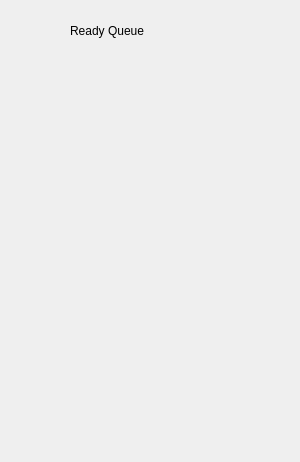
<?xml version="1.0" encoding="UTF-8"?>
<ui version="4.0">
 <class>ReadyQue</class>
 <widget class="QWidget" name="ReadyQue">
  <property name="geometry">
   <rect>
    <x>0</x>
    <y>0</y>
    <width>300</width>
    <height>462</height>
   </rect>
  </property>
  <property name="minimumSize">
   <size>
    <width>280</width>
    <height>421</height>
   </size>
  </property>
  <property name="windowTitle">
   <string/>
  </property>
  <property name="styleSheet">
   <string notr="true"/>
  </property>
  <widget class="QWidget" name="verticalLayoutWidget">
   <property name="geometry">
    <rect>
     <x>20</x>
     <y>60</y>
     <width>261</width>
     <height>381</height>
    </rect>
   </property>
   <layout class="QVBoxLayout" name="verticalLayout">
    <property name="spacing">
     <number>10</number>
    </property>
    <property name="sizeConstraint">
     <enum>QLayout::SetNoConstraint</enum>
    </property>
    <property name="leftMargin">
     <number>10</number>
    </property>
    <property name="topMargin">
     <number>10</number>
    </property>
    <property name="rightMargin">
     <number>10</number>
    </property>
    <property name="bottomMargin">
     <number>10</number>
    </property>
   </layout>
  </widget>
  <widget class="QLabel" name="label">
   <property name="geometry">
    <rect>
     <x>70</x>
     <y>10</y>
     <width>161</width>
     <height>41</height>
    </rect>
   </property>
   <property name="styleSheet">
    <string notr="true">border: none;
font: 14pt &quot;Roboto Mono&quot;;</string>
   </property>
   <property name="text">
    <string>Ready Queue</string>
   </property>
  </widget>
 </widget>
 <resources/>
 <connections/>
</ui>
